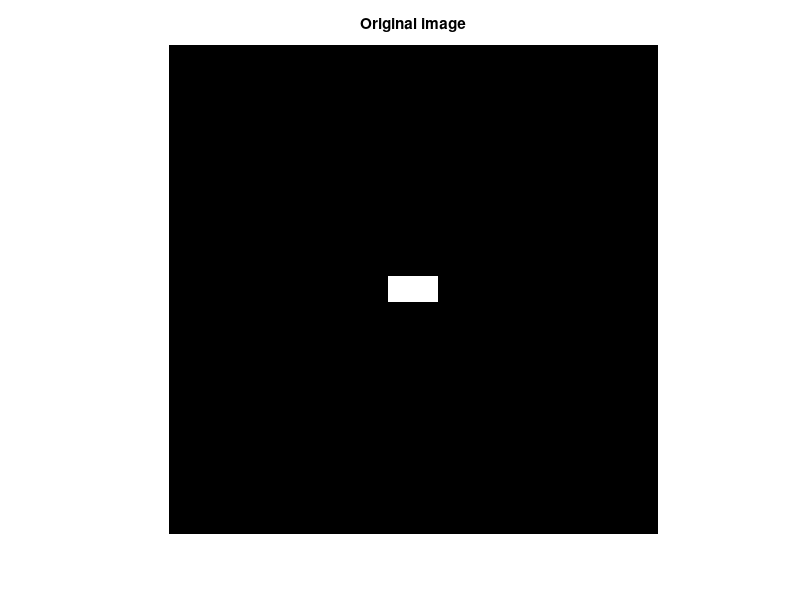
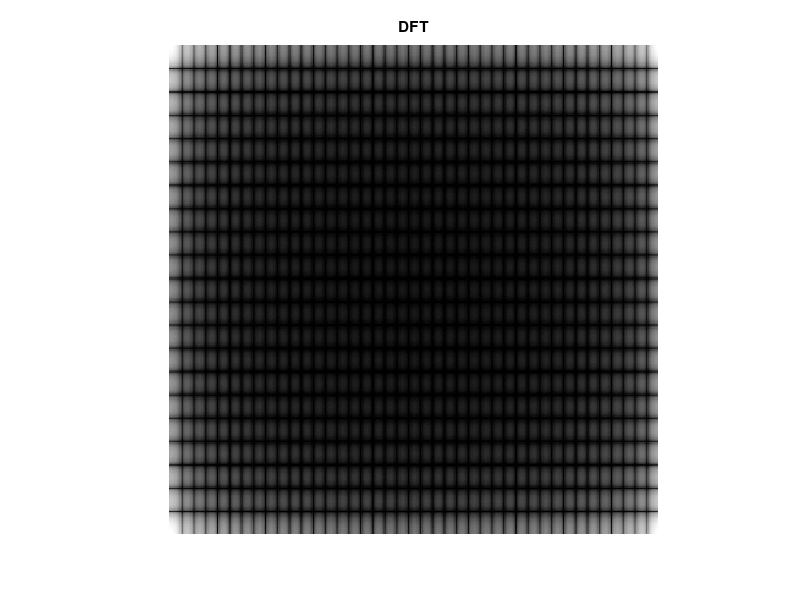
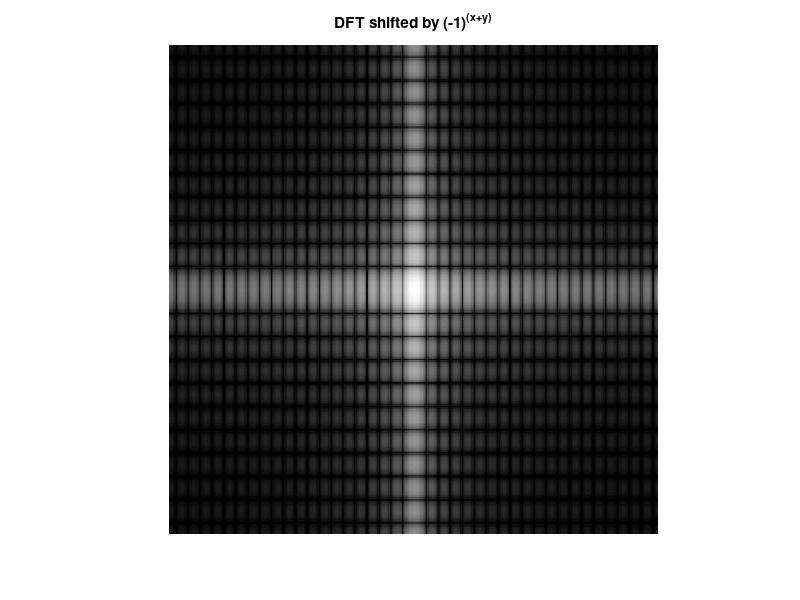
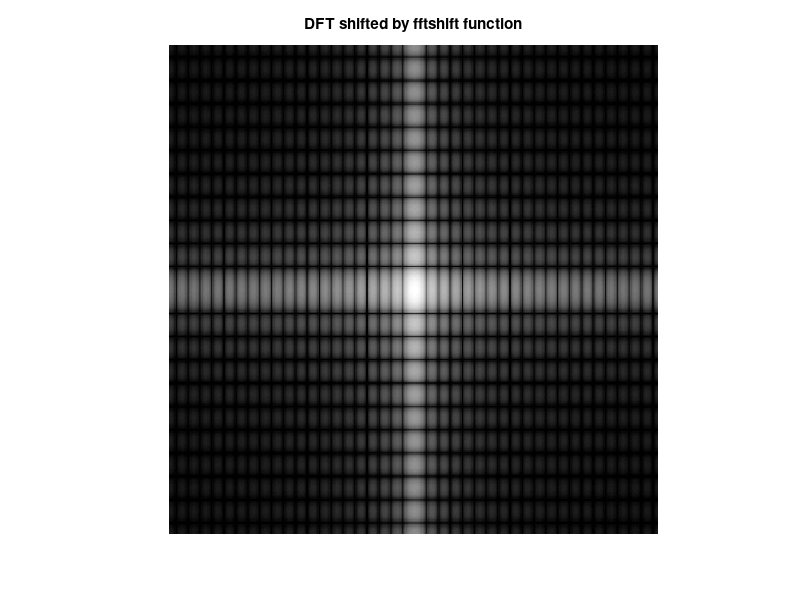

Source code (MATLAB) for these figures, in order:
%fftshift_demo
close all
f = zeros(400,400);
[M,N] = size(f);
f(M/2-10:M/2+10,N/2-20:N/2+20) = 1;

F1 = fft2(f);
figure(1),imshow(f),title('Original image')
figure(2),imshow(log(1+abs(F1)),[]),title('DFT')

[X,Y] = meshgrid(0:M-1,0:N-1);
F2 = fft2(f .* ((-ones(M,N)).^(X+Y)));
figure(3),imshow(log(1+abs(F2)),[]),title('DFT shifted by (-1)^{(x+y)}')

F3 = fftshift(F1);
figure(4),imshow(log(1+abs(F3)),[]),title('DFT shifted by fftshift function')
